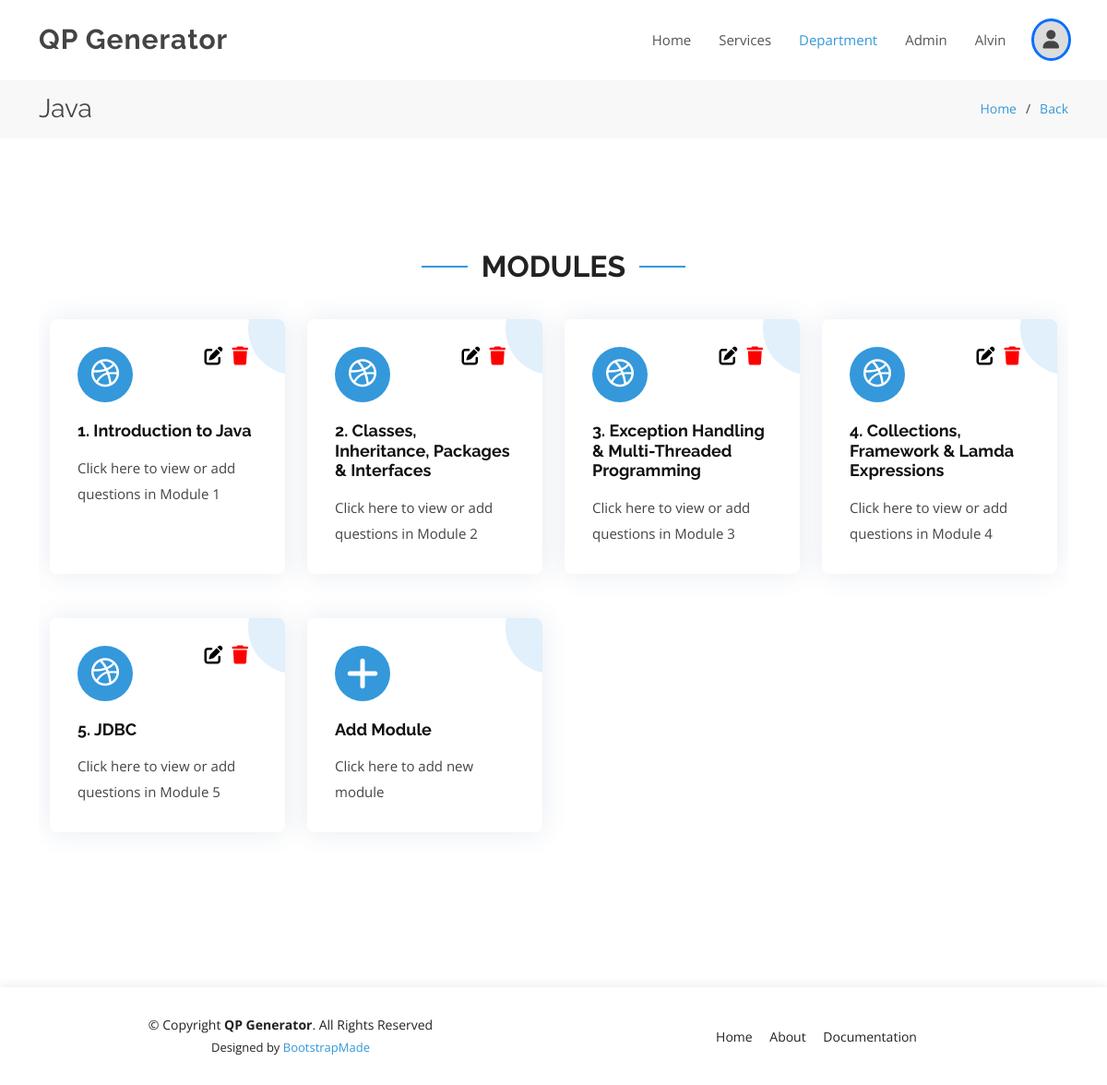
/dept/course/5/ (signed in), run on the app's committed database.
### home/models.py (models this page shows, shortened)
class Course(models.Model):
    SEM=(
        ('', 'Select Semester'),
        ("1", "1"),
        ("2", "2"),
        ("3", "3"),
        ("4", "4"),
        ("5", "5"),
        ("6", "6"),
        ("7", "7"),
        ("8", "8"),
    )
    cname=models.CharField(max_length=200)
    ccode=models.CharField(max_length=200)
    dept=models.ForeignKey(Group, on_delete=models.CASCADE)
    sem=models.CharField(max_length=20, choices=SEM)
    date = models.DateTimeField(auto_now=True)
    def __str__(self):
        return self.cname

class Module(models.Model):
    MOD_NO=(
        ('', 'Select Module No.'),
        ("1", "1"),
        ("2", "2"),
        ("3", "3"),
        ("4", "4"),
        ("5", "5"),
    )
    modno=models.CharField(max_length=200, choices=MOD_NO)
    mname=models.CharField(max_length=200)
    course=models.ForeignKey(Course, on_delete=models.CASCADE)
    date = models.DateTimeField(auto_now=True)
    class Meta:
        constraints = [
            models.UniqueConstraint(fields=['modno', 'course'], name="unique_course_module")
        ]

### home/decorators.py (the view)
    def wrapper_func(request, pk, *args, **kwargs):
        group=None
        if request.user.groups.exists():
            group=request.user.groups.all()[0]
        if str(group.name)=='Admin':
            return view_func(request, pk, *args, **kwargs)
        elif str(group.id)==str(Course.objects.get(id=pk).dept.id):
            return view_func(request, pk, *args, **kwargs)
        else:
            return HttpResponse("Not authorized to view this page")

### home/views.py (called while the page is built)
@login_required(login_url='login')
@allowed_course
def modules(request, pk):
    course=Course.objects.get(id=pk)
    modules=Module.objects.filter(course=pk).order_by('modno')
    context={'modules':modules, 'course_id':pk, 'course_name':course, 'pk':course.dept.id}
    return render(request, 'modules.html', context)

### templates/modules.html (shortened to what this page needs)
{% extends 'base.html' %}
{% block user_nav %}active{% endblock user_nav %}
{% block page_name %}{{ course_name }}{% endblock page_name %}
{% block page_name1 %}<a href="
                {% for group in request.user.groups.all %}
                    {% if group.name == "Admin" %}
                        {% url 'course_admin' pk %}
                    {% else %}
                        {% url 'course' pk %}
                    {% endif %}
                {% endfor %}">Back</a>{% endblock page_name1 %}
{% block body %}
    <section id="user_services" class="services">
        <div class="container">
            <div class="section-title" data-aos="fade-up">
            <h2>Modules</h2>
            </div>
            <div class="row">
                {% for module in modules %}
                <div class="col-md-6 col-lg-3 d-flex align-items-stretch mb-5 mb-lg-5">
                    <div class="icon-box" data-aos="fade-up" data-aos-delay="100">
                    <div class="icon"><i class="bx bxl-dribbble"></i></div>
                    <a href="{% url 'delete_module' module.id %}" onclick="return confirm('Are you sure you want to delete the module {{ module.mname }}?\nNote: All questions corresponding to module {{ module.mname }} will also be deleted.')"><i class="fas fa-trash" style="color: red; font-size: 20px; margin-right: 10px; float:right;"></i></a>
                    <a href="{% url 'update_module' module.id %}"><i class="fas fa-edit" style="color: black; font-size: 20px; margin-right: 10px; float:right;"></i></a>
                    <h4 class="title"><a href="{% url 'questions' module.id %}">{{module.modno}}. {{ module.mname }}</a></h4>
                    <p class="description">Click here to view or add questions in Module {{module.modno}}</p>
                    </div>
                </div>
                {% endfor %}
                <div class="col-md-6 col-lg-3 d-flex align-items-stretch mb-5 mb-lg-5">
                    <div class="icon-box" data-aos="fade-up" data-aos-delay="100">
                    <div class="icon"><i class="fas fa-plus" style="font-size: 40px;"></i></div>
                    <h4 class="title"><a href="{% url 'create_module' course_id %}">Add Module</a></h4>
                    <p class="description">Click here to add new module</p>
                    </div>
                </div>
            </div>
        </div>
    </section>
{% endblock body %}

### templates/base.html (shortened to what this page needs)
<!DOCTYPE html>
<html lang="en">
{% load static %}
  <head>
    <link href="{% static 'assets/vendor/aos/aos.css' %}" rel="stylesheet">
    <link href="{% static 'assets/vendor/bootstrap/css/bootstrap.min.css' %}" rel="stylesheet">
    <link href="{% static 'assets/vendor/bootstrap-icons/bootstrap-icons.css' %}" rel="stylesheet">
    <link href="{% static 'assets/vendor/boxicons/css/boxicons.min.css' %}" rel="stylesheet">
    <link href="{% static 'assets/vendor/glightbox/css/glightbox.min.css' %}" rel="stylesheet">
    <link href="{% static 'assets/vendor/remixicon/remixicon.css' %}" rel="stylesheet">
    <link href="{% static 'assets/vendor/swiper/swiper-bundle.min.css' %}" rel="stylesheet">
    <link href="{% static 'assets/css/style.css' %}" rel="stylesheet">
  </head>
  <body>
    <header id="header" class="fixed-top d-flex align-items-center">
        <div class="container d-flex align-items-center justify-content-between">
        <div class="logo">
            <h1>QP Generator</h1>
        </div>
        <nav id="navbar" class="navbar">
            <ul>
            <li><a class="nav-link scrollto" href="{% url 'home' %}">Home</a></li>
            <li><a class="nav-link scrollto" href="{% url 'home' %}#services">Services</a></li>
            <li><a class="nav-link scrollto {% block user_nav %}{% endblock user_nav %}" href="
                {% for group in request.user.groups.all %}
                    {% if group.name == "Admin" %}
                        {% url 'dept' %}
                    {% else %}
                        {% url 'course' group.id %}
                    {% endif %}
                {% endfor %}
            ">Department</a></li>
            {% for group in request.user.groups.all %}
                {% if group.name == "Admin" %}
                    <li><a class="nav-link scrollto {% block admin_nav %}{% endblock admin_nav %}" href="{% url 'adminPage' %}">Admin</a></li>
                {% endif %}
            {% endfor %}
            <li><a class="disabled" href="">{{ request.user }}</a></li>
            <li class="dropdown"><i class="fas fa-user" id="profile"></i>
            </li>
            </ul>
        </nav>
        </div>
    </header>
    <main id="main">
        <section class="breadcrumbs">
        <div class="container">
            <div class="d-flex justify-content-between align-items-center">
            <h2>{% block page_name %}Inner Page{% endblock page_name %}</h2>
            <ol>
                <li><a href="{% url 'home' %}">Home</a></li>
                <li>{% block page_name1 %}Inner Page{% endblock page_name1 %}</li>
            </ol>
            </div>
        </div>
        </section>
        <section class="inner-page">
        <div class="container">
            {% block body %}{% endblock body %}
        </div>
        </section>
    </main>
    <footer id="footer">
        <div class="container">
        <div class="row d-flex align-items-center">
            <div class="col-lg-6 text-lg-left text-center">
            <div class="copyright">
                &copy; Copyright <strong>QP Generator</strong>. All Rights Reserved
            </div>
            <div class="credits">
                Designed by <a href="https://bootstrapmade.com/">BootstrapMade</a>
            </div>
            </div>
            <div class="col-lg-6">
            <nav class="footer-links text-lg-right text-center pt-2 pt-lg-0">
                <a href="{% url 'home' %}" class="scrollto">Home</a>
                <a href="{% url 'home' %}#about" class="scrollto">About</a>
                <a href="https://ijrpr.com/uploads/V4ISSUE5/IJRPR12724.pdf" target="_blank">Documentation</a>
            </nav>
            </div>
        </div>
        </div>
    </footer>
  </body>
</html>

### static/assets/css/style.css (style rules this page uses)
body { font-family: "Open Sans", sans-serif; color: #444444; }
a { color: #3498db; text-decoration: none; }
h1, h2, h3, h4, h5, h6 { font-family: "Raleway", sans-serif; }
#header { z-index: 997; transition: all 0.5s; padding: 22px 0; background: #fff; }
#header .logo h1 { font-size: 30px; margin: 0; padding: 0; line-height: 1; font-weight: 700; letter-spacing: 1px; }
.navbar { padding: 0; }
.navbar ul { margin: 0; padding: 0; display: flex; list-style: none; align-items: center; }
.navbar li { position: relative; }
.navbar a, .navbar a:focus { display: flex; align-items: center; justify-content: space-between; padding: 10px 0 10px 30px; font-size: 15px; font-weight: 400; color: #555555; white-space: nowrap; transition: 0.3s; }
.navbar a:hover, .navbar .active, .navbar .active:focus, .navbar li:hover>a { color: #3498db; }
section { padding: 60px 0; overflow: hidden; }
.section-title { text-align: center; padding-bottom: 30px; }
.section-title h2 { font-size: 32px; font-weight: bold; text-transform: uppercase; position: relative; color: #222222; }
.section-title h2::before, .section-title h2::after { content: ""; width: 50px; height: 2px; background: #3498db; display: inline-block; }
.section-title h2::before { margin: 0 15px 10px 0; }
.section-title h2::after { margin: 0 0 10px 15px; }
.services .icon-box { padding: 30px; position: relative; overflow: hidden; background: #fff; box-shadow: 0 0 29px 0 rgba(68, 88, 144, 0.12); transition: all 0.3s ease-in-out; border-radius: 8px; z-index: 1; }
.services .icon-box::before { content: ""; position: absolute; background: #e1f0fa; right: -60px; top: -40px; width: 100px; height: 100px; border-radius: 50px; transition: all 0.3s; z-index: -1; }
.services .icon { margin: 0 auto 20px auto; padding-top: 10px; display: inline-block; text-align: center; border-radius: 50%; width: 60px; height: 60px; background: #3498db; transition: all 0.3s ease-in-out; }
.services .icon i { font-size: 36px; line-height: 1; color: #fff; }
.services .title { font-weight: 700; margin-bottom: 15px; font-size: 18px; }
.services .title a { color: #111; }
.services .description { font-size: 15px; line-height: 28px; margin-bottom: 0; }
.breadcrumbs { padding: 15px 0; background: #f8f8f8; min-height: 40px; margin-top: 86px; }
.breadcrumbs h2 { font-size: 28px; font-weight: 400; margin: 0; }
.breadcrumbs ol { display: flex; flex-wrap: wrap; list-style: none; padding: 0; margin: 0; font-size: 14px; }
.breadcrumbs ol li+li { padding-left: 10px; }
.breadcrumbs ol li+li::before { display: inline-block; padding-right: 10px; color: #3c3c3c; content: "/"; }
#footer { background: #fff; box-shadow: 0px 0px 12px 0px rgba(0, 0, 0, 0.1); padding: 30px 0; color: #222222; font-size: 14px; }
#footer .credits { font-size: 13px; padding-top: 5px; color: #222222; }
#footer .footer-links a { color: #222222; padding-left: 15px; }
#footer .footer-links a:first-child { padding-left: 0; }

### templates/base.html (style rules this page uses)
#profile { background: #DCDCDC; outline: 3px solid #0d6efd; padding: 10px; border-radius: 50%; font-size: 20px; }
.dropdown { position: relative; display: inline-block; margin-left: 30px; cursor: pointer; }
a.disabled { pointer-events: none; cursor: default; }

### data on the page
Course: cname "Java"
Module: modno "1", mname "Introduction to Java"
Module: modno "2", mname "Classes, Inheritance, Packages & Interfaces"
Module: modno "3", mname "Exception Handling & Multi-Threaded Programming"
Module: modno "4", mname "Collections, Framework & Lamda Expressions"
Module: modno "5", mname "JDBC"

### other printed values
{{ request.user }} "Alvin"
